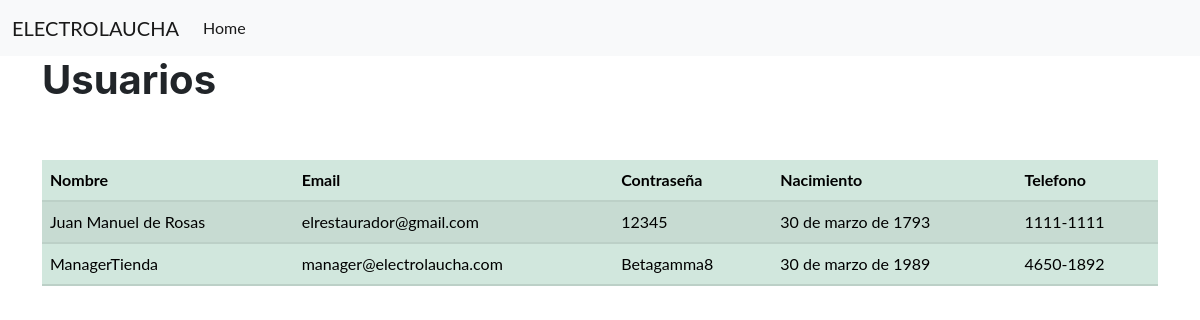
/managermenu/verusuarios/, run on an earlier commit of the app's database.
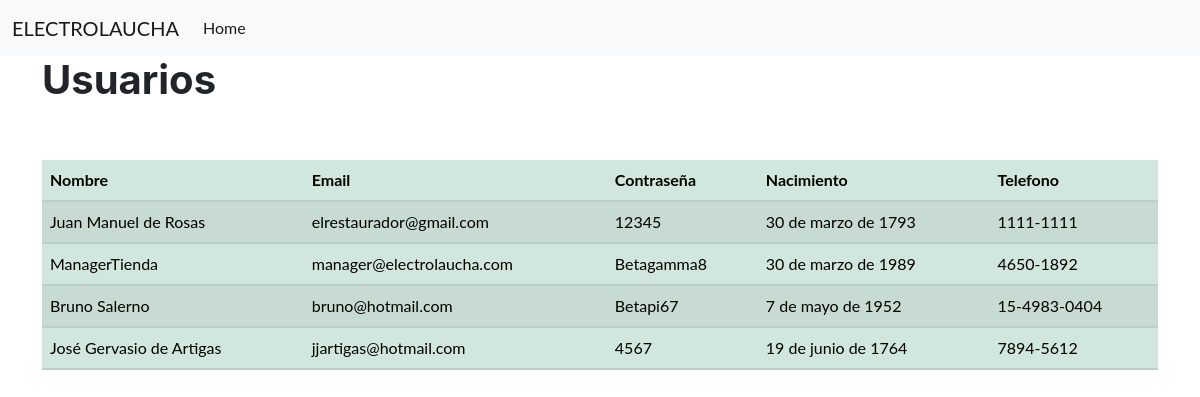
And on a later commit of the database.
### app1/models.py (models this page shows, shortened)
class Usuario(models.Model):
    nombre = models.CharField(max_length=100, blank=False, null=False)
    email = models.EmailField(max_length=254, unique=True, blank=False, null=False)
    password = models.CharField(max_length=100, blank=False, null=False)
    nacimiento = models.DateField(blank=False, null=False)
    telefono = models.CharField(max_length=100, blank=False, null=False)
    USERNAME_FIELD = "email"

### app1/views.py (the view)
# urls.py: path("managermenu/verusuarios/", view_ver_usuarios),
def view_ver_usuarios(request):
    usuarios = []
    for i in models.Usuario.objects.all():
        usuarios.append(i)
    return render(request, "users/verusuarios.html", {"usuarios": usuarios})

### app1/templates/users/verusuarios.html
{% extends "app1/index.html" %}
{% block content %}
    <h1>Usuarios</h1>
    <br><br>
    <table class="table table-success table-striped">
        <thead>
            <th>Nombre</th>
            <th>Email</th>
            <th>Contraseña</th>
            <th>Nacimiento</th>
            <th>Telefono</th>
        </thead>
        <tbody>
            {% if usuarios %}
                {% for usuario in usuarios %}
                    <tr>
                        <td>{{usuario.nombre}}</td>
                        <td>{{usuario.email}}</td>
                        <td>{{usuario.password}}</td>
                        <td>{{usuario.nacimiento}}</td>
                        <td>{{usuario.telefono}}</td>
                        </tr>
                {% endfor %}
            {% endif %}
        </tbody>
    </table>
    <br><br>
{% endblock content %}

What changed in the data, as far as the page shows it:
added Usuario: nombre "Bruno Salerno", email "bruno@hotmail.com", password "Betapi67", nacimiento "7 de mayo de 1952", telefono "15-4983-0404"
added Usuario: nombre "José Gervasio de Artigas", email "jjartigas@hotmail.com", password "4567", nacimiento "19 de junio de 1764", telefono "7894-5612"
